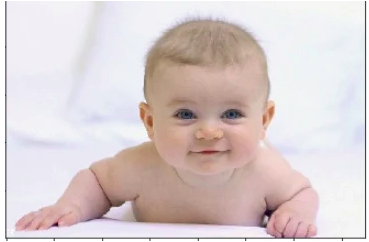
#> input picture images/enfant.png, 369 x 242 px; its folder holds only this picture in this run
$ python faces_train.py   (older library calls are emulated)
#> lines starting #> are read from the running program, lines starting #| are printed output that depends on the picture
import os
import cv2
import pickle
import numpy as np
from PIL import Image


BASE_DIR = os.path.dirname(os.path.abspath(__file__))
image_dir = os.path.join(BASE_DIR, "images")

face_cascade = cv2.CascadeClassifier('haarcascades/haarcascade_frontalface_alt2.xml')
recognizer = cv2.face.LBPHFaceRecognizer_create()

current_id = 0
labels_id = {}

y_labels = []
x_train  =  []

for root, dirs, files in os.walk(image_dir):
    for file in files:
        if file.endswith("png") or file.endswith("jpg") or file.endswith("jpeg"):
            path = os.path.join(root, file)
            # print(path)
            label = os.path.basename(os.path.dirname(path)).replace(" ", "-").lower()

            if not label in labels_id:
                labels_id[label] = current_id
                current_id += 1

            id_ = labels_id[label]
            # print(labels_id)

            # print(label," : ",path)
            # y_labels.append(label)
            # x_train.append(path) #verifie l'image et la transforme en tableau numpy

            pil_image = Image.open(path).convert("L") #grayscale
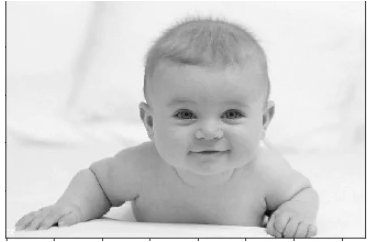
#> pil_image: PIL image 369x242 L; min 10, max 255, mean 209.5
            size = (550, 550)
            final_image = pil_image.resize(size, Image.ANTIALIAS)
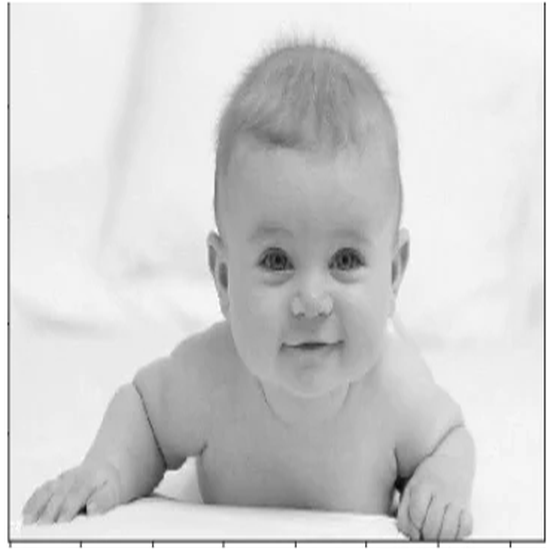
#> final_image: PIL image 550x550 L; min 4, max 255, mean 209.5
            image_array = np.array(final_image, "uint8")

            faces = face_cascade.detectMultiScale(image_array, scaleFactor=1.5, minNeighbors=5)
#> faces = [[198, 169, 228, 228]]

            for (x,y,w,h) in faces :

                roi = image_array[y:y+h, x:x+w]
                x_train.append(roi)
                y_labels.append(id_)
#> this loop made 1 pass
#> pass 1, `roi = image_array[y:y+h, x:x+w]`:
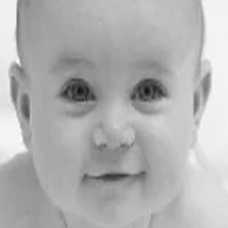
#> roi: shape (228, 228); min 17, max 255, mean 177.5
#> after the loop, x_train = 1 item; y_labels = [0]

            # [4 lines of commented-out code are left out]

with open("labels.pickle", 'wb') as f:
    pickle.dump(labels_id, f)

recognizer.train(x_train, np.array(y_labels))
recognizer.save("trainner.yml")
